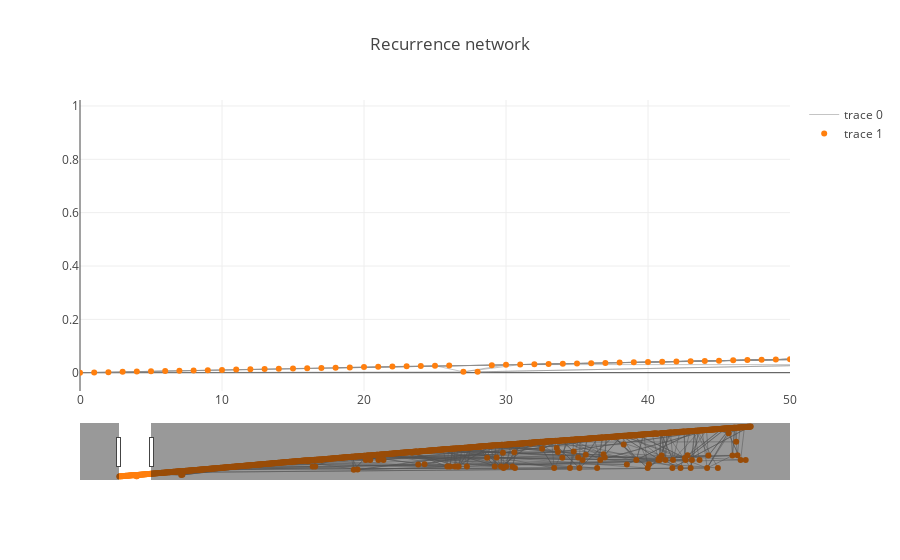

Here is the notebook cell this chart was saved with:
### Code cell
def load_tokens(filename, sep=';'):
    with open(filename, 'r') as fr:
        for line in fr.readlines():
            toks = [t.strip() for t in line.split(sep)]
            if all(toks):
                yield toks

toks = islice(load_tokens('tokens.txt'), 1000)
net = RecNet(toks)
net.summary()
net.plot()

### Figure 1 — Plotly figure (JSON) as saved in the notebook; plotly's stock layout.template omitted (floating-point values rounded to 4 significant figures; data arrays with more than 128 entries replaced by an {"elided": "..."} marker saying what was removed)
{"data": [{"hoverinfo": "none", "line": {"color": "#888", "width": 0.5}, "mode": "lines", "text": [], "type": "scatter", "uid": "90a47751-cd93-43bf-9a15-e552a07c5e44", "x": {"elided": "1432 int values"}, "y": {"elided": "1432 float values"}}, {"hoverinfo": "text", "mode": "markers", "text": {"elided": "1000 str values"}, "type": "scatter", "uid": "d355d5b3-307b-4a25-bdb1-ffb1e0dc560a", "x": {"elided": "1000 int values"}, "y": {"elided": "1000 float values"}}], "layout": {"title": {"text": "Recurrence network"}, "xaxis": {"range": [0, 50], "rangeselector": {"buttons": [{"step": "all"}]}, "rangeslider": {"visible": true}, "type": "linear"}}}
